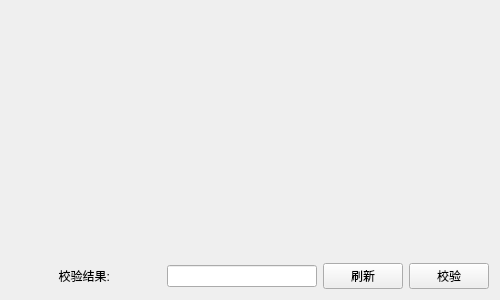
<?xml version="1.0" encoding="UTF-8"?>
<ui version="4.0">
 <class>frmVerifiedCode</class>
 <widget class="QWidget" name="frmVerifiedCode">
  <property name="geometry">
   <rect>
    <x>0</x>
    <y>0</y>
    <width>500</width>
    <height>300</height>
   </rect>
  </property>
  <property name="windowTitle">
   <string>Form</string>
  </property>
  <layout class="QGridLayout" name="gridLayout">
   <item row="1" column="1">
    <widget class="QLineEdit" name="lineEdit"/>
   </item>
   <item row="1" column="3">
    <widget class="QPushButton" name="btnCheck">
     <property name="text">
      <string>校验</string>
     </property>
    </widget>
   </item>
   <item row="1" column="2">
    <widget class="QPushButton" name="btnReflash">
     <property name="text">
      <string>刷新</string>
     </property>
    </widget>
   </item>
   <item row="1" column="0">
    <widget class="QLabel" name="label">
     <property name="sizePolicy">
      <sizepolicy hsizetype="Expanding" vsizetype="Preferred">
       <horstretch>0</horstretch>
       <verstretch>0</verstretch>
      </sizepolicy>
     </property>
     <property name="text">
      <string>校验结果: </string>
     </property>
     <property name="alignment">
      <set>Qt::AlignCenter</set>
     </property>
    </widget>
   </item>
   <item row="0" column="0" colspan="4">
    <widget class="VerifiedCode" name="verifiedCode">
     <property name="sizePolicy">
      <sizepolicy hsizetype="Preferred" vsizetype="Expanding">
       <horstretch>0</horstretch>
       <verstretch>0</verstretch>
      </sizepolicy>
     </property>
    </widget>
   </item>
  </layout>
 </widget>
 <customwidgets>
  <customwidget>
   <class>VerifiedCode</class>
   <extends>QWidget</extends>
   <header>verifiedcode.h</header>
  </customwidget>
 </customwidgets>
 <resources/>
 <connections/>
</ui>
